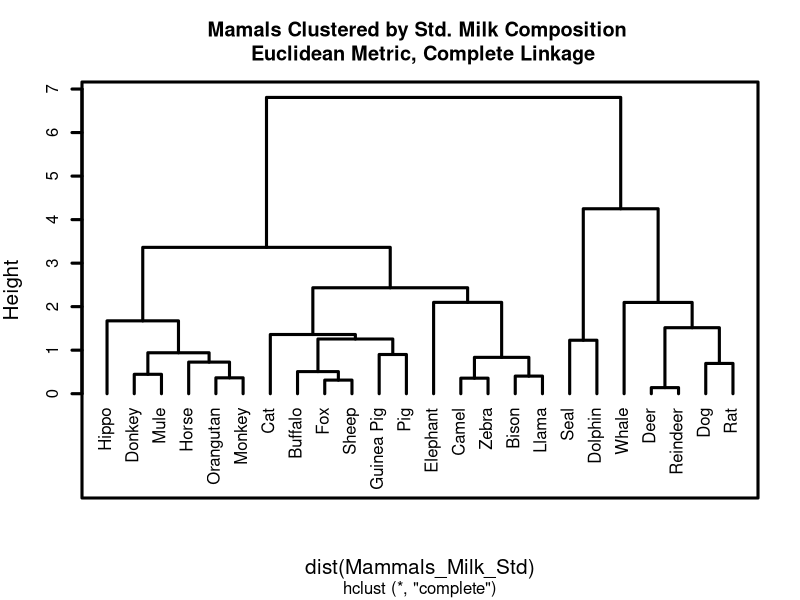

Here is the R script that generated this plot:
## ---- chunk 1
knitr::opts_chunk$set(warning=FALSE, message=FALSE)
## ---- chunk 2
library(tidyverse)
Mammals_Milk<-read.csv("Milk_Composition.csv",header=T,row.names=1)
head(Mammals_Milk)
## ---- chunk 3
summary(Mammals_Milk)
## ---- chunk 4
Mammals_Milk_Std<-round(scale(Mammals_Milk),2)
head(Mammals_Milk_Std)
## ---- chunk 5
cluster_animals <- hclust(dist(Mammals_Milk_Std), method = "complete")
cluster_animals
plot(cluster_animals, lwd = 3, main = "Mamals Clustered by Std. Milk Composition \n Euclidean Metric, Complete Linkage", xlabs = "Mammals", cex.lab = 1.25, hang = -1, frame.plot = TRUE)
## ---- chunk 6
set.seed(125)

MMilk_km_3 <- kmeans(Mammals_Milk_Std, centers = 3, nstart = 100)
new_MammalsMilk3 <- Mammals_Milk %>% mutate(km_3 = MMilk_km_3$cluster) %>% arrange(km_3)
new_MammalsMilk3

MMilk_km_4 <- kmeans(Mammals_Milk_Std, centers = 4, nstart = 100)
new_MammalsMilk4 <- Mammals_Milk %>% mutate(km_4 = MMilk_km_4$cluster) %>% arrange(km_4)
new_MammalsMilk4

## ---- chunk 7
MMilk_Agg_K3 <- new_MammalsMilk3 %>% group_by(km_3) %>% summarise(Count = n(), Mean_Water = mean(Water), Mean_Protein = mean(Protein), Mean_Fat = mean(Fat), Mean_Lactose = mean(Lactose), Mean_Ash = mean(Ash))
round(MMilk_Agg_K3, 2)

MMilk_Agg_K4 <- new_MammalsMilk4 %>% group_by(km_4) %>% summarise(count = n(), Mean_Water = mean(Water), Mean_Protein = mean(Protein), Mean_Fat = mean(Fat), Mean_Lactose = mean(Lactose), Mean_Ash = mean(Ash))
round(MMilk_Agg_K4, 2)
## ---- chunk 8

